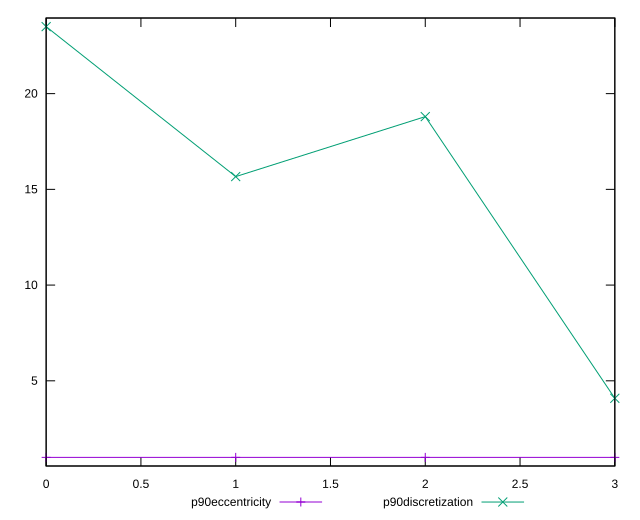

Here is the gnuplot script that generated this plot:
reset

$p90Eccentricity <<EOF
0 1
1 0.999999999999998
2 0.9999999999999992
3 1.000000000000001
EOF

$p90Discretization <<EOF
0 23.5
1 15.666666666666666
2 18.8
3 4.086956521739131
EOF

set key outside below
set xrange [0:3]
set yrange [0.5499999999999979:23.95]
set trange [0.5499999999999979:23.95]
set terminal svg size 640, 520 enhanced background rgb 'white'
set output "reports/report_00028_2021-02-24T12-49-42.674Z/unused-css-rules/progression/eccentricity.svg"

plot $p90Eccentricity title "p90eccentricity" with linespoints, \
     $p90Discretization title "p90discretization" with linespoints

reset
